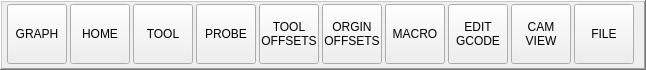
    <widget class="QFrame" name="f3_panel_selections">
     <property name="geometry">
      <rect>
       <x>0</x>
       <y>698</y>
       <width>646</width>
       <height>70</height>
      </rect>
     </property>
     <property name="minimumSize">
      <size>
       <width>646</width>
       <height>70</height>
      </size>
     </property>
     <property name="maximumSize">
      <size>
       <width>646</width>
       <height>70</height>
      </size>
     </property>
     <property name="frameShape">
      <enum>QFrame::WinPanel</enum>
     </property>
     <property name="frameShadow">
      <enum>QFrame::Raised</enum>
     </property>
     <widget class="PushButton" name="pb_f3_graphic">
      <property name="geometry">
       <rect>
        <x>7</x>
        <y>4</y>
        <width>60</width>
        <height>60</height>
       </rect>
      </property>
      <property name="text">
       <string>GRAPH</string>
      </property>
      <property name="checkable">
       <bool>true</bool>
      </property>
      <property name="autoExclusive">
       <bool>true</bool>
      </property>
      <property name="checked_state_text_option" stdset="0">
       <bool>false</bool>
      </property>
      <property name="python_command_option" stdset="0">
       <bool>false</bool>
      </property>
      <property name="false_state_string" stdset="0">
       <string/>
      </property>
      <property name="true_python_cmd_string" stdset="0">
       <string/>
      </property>
      <property name="false_python_cmd_string" stdset="0">
       <string/>
      </property>
     </widget>
     <widget class="PushButton" name="pb_f3_homing">
      <property name="geometry">
       <rect>
        <x>70</x>
        <y>4</y>
        <width>60</width>
        <height>60</height>
       </rect>
      </property>
      <property name="text">
       <string>HOME</string>
      </property>
      <property name="checkable">
       <bool>true</bool>
      </property>
      <property name="autoExclusive">
       <bool>true</bool>
      </property>
      <property name="checked_state_text_option" stdset="0">
       <bool>false</bool>
      </property>
      <property name="python_command_option" stdset="0">
       <bool>false</bool>
      </property>
      <property name="on_color" stdset="0">
       <color>
        <red>0</red>
        <green>199</green>
        <blue>255</blue>
       </color>
      </property>
      <property name="true_python_cmd_string" stdset="0">
       <string/>
      </property>
      <property name="false_python_cmd_string" stdset="0">
       <string/>
      </property>
     </widget>
     <widget class="PushButton" name="pb_f3_tool">
      <property name="geometry">
       <rect>
        <x>133</x>
        <y>4</y>
        <width>60</width>
        <height>60</height>
       </rect>
      </property>
      <property name="text">
       <string>TOOL</string>
      </property>
      <property name="checkable">
       <bool>true</bool>
      </property>
      <property name="autoExclusive">
       <bool>true</bool>
      </property>
      <property name="python_command_option" stdset="0">
       <bool>false</bool>
      </property>
      <property name="true_python_cmd_string" stdset="0">
       <string/>
      </property>
      <property name="false_python_cmd_string" stdset="0">
       <string/>
      </property>
     </widget>
     <widget class="PushButton" name="pb_f3_probe">
      <property name="geometry">
       <rect>
        <x>196</x>
        <y>4</y>
        <width>60</width>
        <height>60</height>
       </rect>
      </property>
      <property name="text">
       <string>PROBE</string>
      </property>
      <property name="checkable">
       <bool>true</bool>
      </property>
      <property name="autoExclusive">
       <bool>true</bool>
      </property>
      <property name="python_command_option" stdset="0">
       <bool>false</bool>
      </property>
      <property name="true_python_cmd_string" stdset="0">
       <string/>
      </property>
      <property name="false_python_cmd_string" stdset="0">
       <string/>
      </property>
     </widget>
     <widget class="PushButton" name="pb_f3_tool_offsets">
      <property name="geometry">
       <rect>
        <x>259</x>
        <y>4</y>
        <width>60</width>
        <height>60</height>
       </rect>
      </property>
      <property name="text">
       <string>TOOL
OFFSETS</string>
      </property>
      <property name="checkable">
       <bool>true</bool>
      </property>
      <property name="autoExclusive">
       <bool>true</bool>
      </property>
      <property name="python_command_option" stdset="0">
       <bool>false</bool>
      </property>
      <property name="true_python_cmd_string" stdset="0">
       <string/>
      </property>
      <property name="false_python_cmd_string" stdset="0">
       <string/>
      </property>
     </widget>
     <widget class="PushButton" name="pb_f3_macro">
      <property name="geometry">
       <rect>
        <x>385</x>
        <y>4</y>
        <width>60</width>
        <height>60</height>
       </rect>
      </property>
      <property name="text">
       <string>MACRO</string>
      </property>
      <property name="checkable">
       <bool>true</bool>
      </property>
      <property name="autoExclusive">
       <bool>true</bool>
      </property>
      <property name="python_command_option" stdset="0">
       <bool>false</bool>
      </property>
      <property name="true_python_cmd_string" stdset="0">
       <string/>
      </property>
      <property name="false_python_cmd_string" stdset="0">
       <string/>
      </property>
     </widget>
     <widget class="PushButton" name="pb_f3_edit_gcode">
      <property name="geometry">
       <rect>
        <x>448</x>
        <y>4</y>
        <width>60</width>
        <height>60</height>
       </rect>
      </property>
      <property name="text">
       <string>EDIT
GCODE</string>
      </property>
      <property name="checkable">
       <bool>true</bool>
      </property>
      <property name="autoExclusive">
       <bool>true</bool>
      </property>
      <property name="python_command_option" stdset="0">
       <bool>false</bool>
      </property>
      <property name="true_python_cmd_string" stdset="0">
       <string/>
      </property>
      <property name="false_python_cmd_string" stdset="0">
       <string/>
      </property>
     </widget>
     <widget class="PushButton" name="pb_f3_camview">
      <property name="geometry">
       <rect>
        <x>511</x>
        <y>4</y>
        <width>60</width>
        <height>60</height>
       </rect>
      </property>
      <property name="text">
       <string>CAM
VIEW</string>
      </property>
      <property name="checkable">
       <bool>true</bool>
      </property>
      <property name="autoExclusive">
       <bool>true</bool>
      </property>
      <property name="python_command_option" stdset="0">
       <bool>false</bool>
      </property>
      <property name="true_python_cmd_string" stdset="0">
       <string/>
      </property>
      <property name="false_python_cmd_string" stdset="0">
       <string/>
      </property>
     </widget>
     <widget class="PushButton" name="pb_f3_file">
      <property name="geometry">
       <rect>
        <x>574</x>
        <y>4</y>
        <width>60</width>
        <height>60</height>
       </rect>
      </property>
      <property name="text">
       <string>FILE</string>
      </property>
      <property name="checkable">
       <bool>true</bool>
      </property>
      <property name="autoExclusive">
       <bool>true</bool>
      </property>
      <property name="python_command_option" stdset="0">
       <bool>false</bool>
      </property>
      <property name="true_python_cmd_string" stdset="0">
       <string/>
      </property>
      <property name="false_python_cmd_string" stdset="0">
       <string/>
      </property>
     </widget>
     <widget class="PushButton" name="pb_f3_origin_offsets">
      <property name="geometry">
       <rect>
        <x>322</x>
        <y>4</y>
        <width>60</width>
        <height>60</height>
       </rect>
      </property>
      <property name="text">
       <string>ORGIN
OFFSETS</string>
      </property>
      <property name="checkable">
       <bool>true</bool>
      </property>
      <property name="autoExclusive">
       <bool>true</bool>
      </property>
      <property name="python_command_option" stdset="0">
       <bool>false</bool>
      </property>
      <property name="true_python_cmd_string" stdset="0">
       <string/>
      </property>
      <property name="false_python_cmd_string" stdset="0">
       <string/>
      </property>
     </widget>
    </widget>
